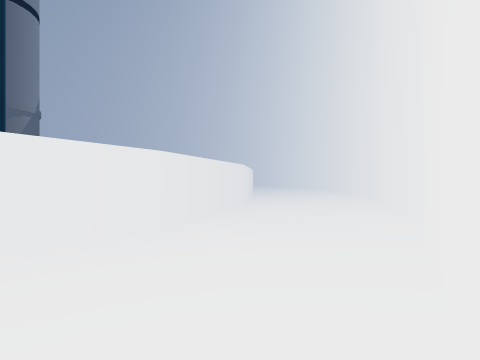
[1] (above)

15 first-person views from a walk through a 3-D level made in the Unity game engine. The camera is 1.4 m above the floor, looks level and sees 75° across. The floor is counted in squares, 2 m on a side. Each view is taken from the middle of a square. On the plan, view 1 faces up. The plan holds only what a view shows up to about 10 squares ahead; the rest is blank. The place goes on beyond the plan.

[2]
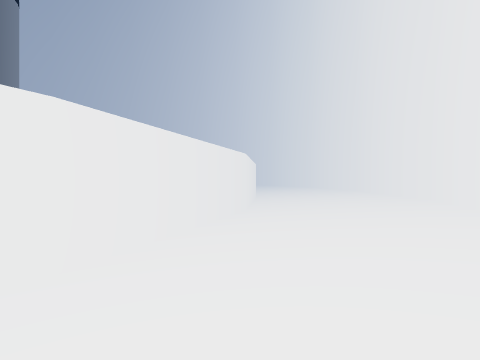

[3]
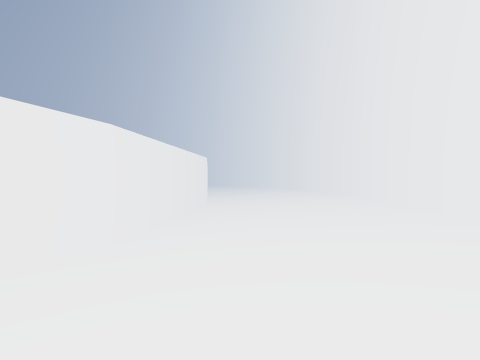

[4]
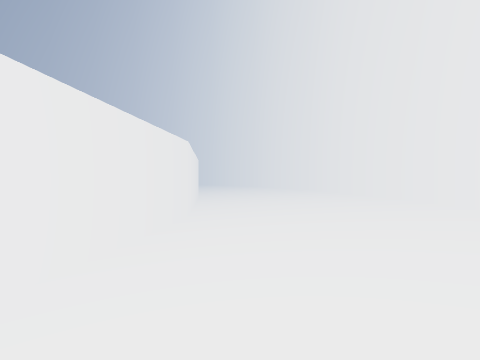

[5]
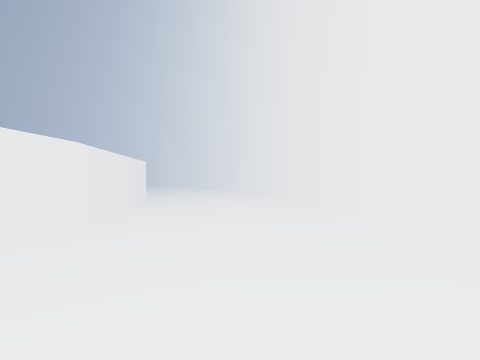

[6]
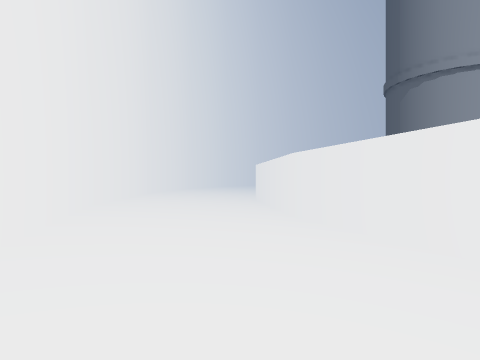

[7]
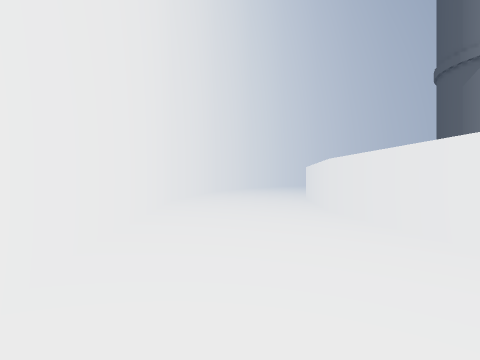

[8]
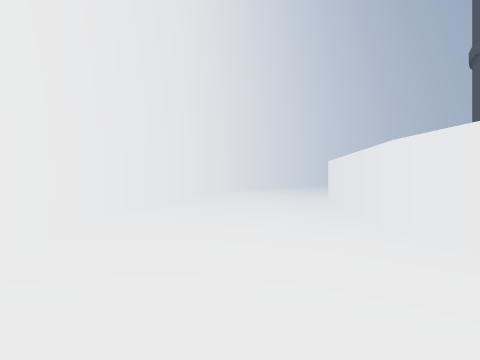

[9]
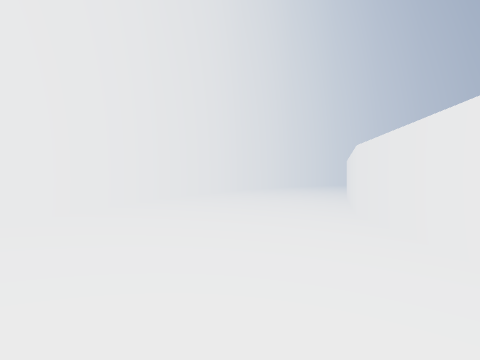

[10]
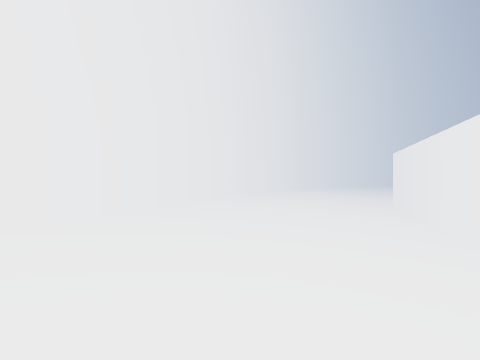

[11]
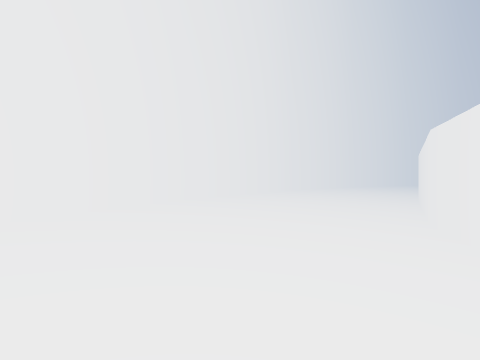

[12]
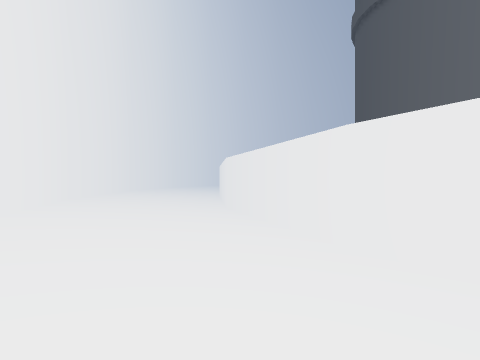

[13]
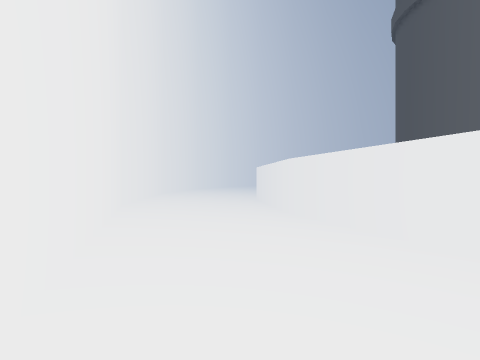

[14]
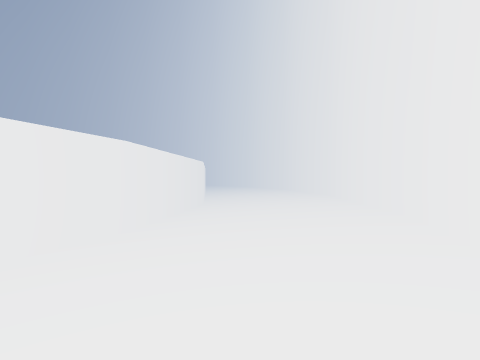

[15]
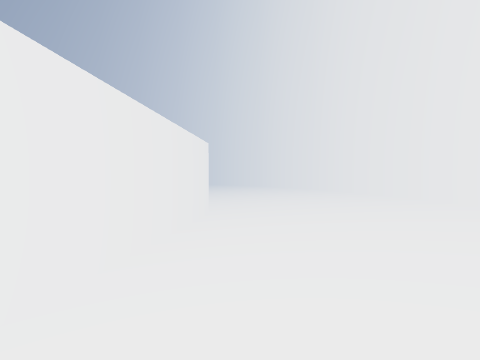

### Floor plan
Key: @ floor where view 1 was taken; # wall or solid block; . main floor; : floor 0.25 m higher than the main floor; - floor 0.25 m lower than the main floor; _ floor 0.5 m lower than the main floor.
Columns run from 27 left of view 1 to 6 right of it. Each row starts with its distance up from view 1.
 24                            #_-..:#
 23                            #_-..:#
 22                            #_-..:#
 21                            #_--.:#
 20                            #_--.:#
 19                            #_--.:#
 18                            #_-..:#
 17                            #_-..:#
 16                            #_-..:#
 15                            #--..:#
 14                            #--..:#
 13                           ##--..:#
 12                           #_--.:##
 11                           #_-..:#
 10                          ##--..:#
  9                          #_--..##
  8                          #_-..:#
  7                         ##--..:#
  6                         #_--..:#
  5                        ##--..:#
  4                        #_--..:#
  3                       ##--..:##
  2                       #_--..:#
  1                      ##--..:##
  0                     ##---..@#
 -1                    ##_--..:#
 -2                   ##_--..:##
 -3                   #_--..::#
 -4                 ###--...:#
 -5                ##_---..:##
 -6               ##_---..:##
 -7              ##_--...:##
 -8            ###---...:##
 -9          ###_---...:##
-10        ###_----..::##
-11      ###_----...::##
-12   ####_----....:##
-13 ###_-----....::##
-14 -------....::##
-15 ---......::###
-16 ......:::###
-17 ..:::####
-18 ::####
-19 ###

Where each view was taken, in squares from view 1:
view 1: 0 up, 0 right, facing up
view 2: 4 up, 0 right, facing up
view 3: 9 up, 2 right, facing up
view 4: 13 up, 2 right, facing up
view 5: 14 up, 4 right, facing up
view 6: 6 up, 2 right, facing down-left
view 7: 1 up, 0 right, facing down-left
view 8: 2 down, 3 left, facing down-left
view 9: 5 down, 7 left, facing down-left
view 10: 8 down, 10 left, facing down-left
view 11: 10 down, 14 left, facing down-left
view 12: 13 down, 16 left, facing left
view 13: 15 down, 17 left, facing left
view 14: 14 down, 17 left, facing up-right
view 15: 10 down, 14 left, facing up-right
